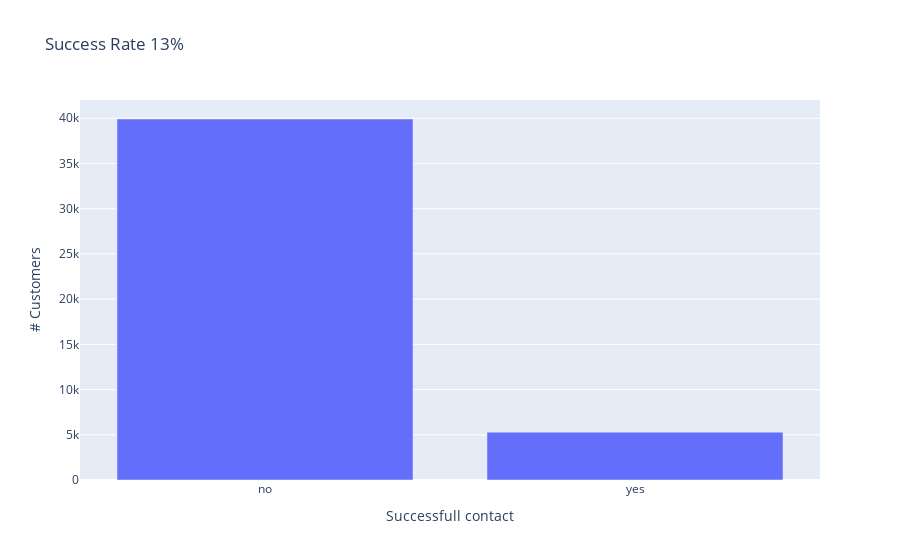

The notebook cell this image was saved under:
### Code cell
def label_counts(df: pd.DataFrame):
    """ Plots the label counts """
    fig = px.bar(df["y"].value_counts(), title=f"Success Rate {int(round(5289/39922, 2)*100)}%") 
    fig.layout.yaxis.title = "# Customers"
    fig.layout.xaxis.title = "Successfull contact"
    fig.layout.showlegend = False
    return fig
label_counts(df)

### Figure 1 — Plotly figure (JSON) as saved in the notebook; plotly's stock layout.template omitted (floating-point values rounded to 4 significant figures)
{"data": [{"alignmentgroup": "True", "hovertemplate": "variable=y<br>index=%{x}<br>value=%{y}<extra></extra>", "legendgroup": "y", "marker": {"color": "#636efa"}, "name": "y", "offsetgroup": "y", "orientation": "v", "showlegend": true, "textposition": "auto", "type": "bar", "x": ["no", "yes"], "xaxis": "x", "y": [39922, 5289], "yaxis": "y"}], "layout": {"barmode": "relative", "legend": {"title": {"text": "variable"}, "tracegroupgap": 0}, "showlegend": false, "title": {"text": "Success Rate 13%"}, "xaxis": {"anchor": "y", "domain": [0, 1], "title": {"text": "Successfull contact"}}, "yaxis": {"anchor": "x", "domain": [0, 1], "title": {"text": "# Customers"}}}}
